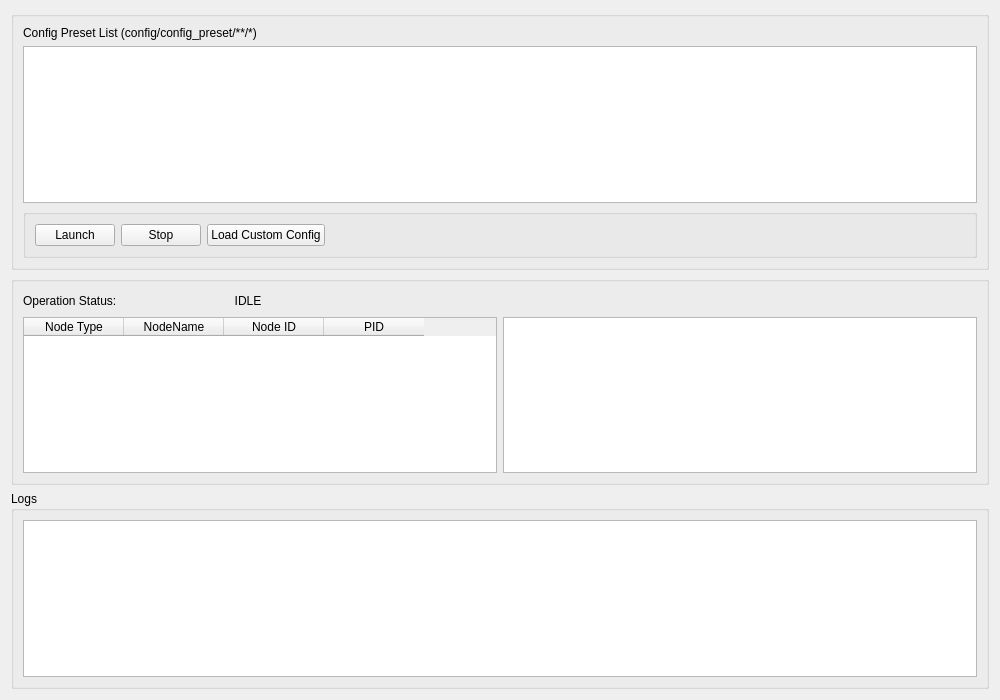
<?xml version="1.0" encoding="UTF-8"?>
<ui version="4.0">
 <class>MonitorTab</class>
 <widget class="QWidget" name="MonitorTab">
  <property name="geometry">
   <rect>
    <x>0</x>
    <y>0</y>
    <width>1000</width>
    <height>700</height>
   </rect>
  </property>
  <layout class="QVBoxLayout" name="verticalLayout">
   <item>
    <widget class="QGroupBox" name="configGroup">
     <property name="sizePolicy">
      <sizepolicy hsizetype="Preferred" vsizetype="Preferred">
       <horstretch>0</horstretch>
       <verstretch>0</verstretch>
      </sizepolicy>
     </property>
     <layout class="QVBoxLayout" name="controlGroup">
      <item>
       <widget class="QLabel" name="label">
        <property name="font">
         <font>
          <bold>false</bold>
         </font>
        </property>
        <property name="text">
         <string>Config Preset List (config/config_preset/**/*)</string>
        </property>
       </widget>
      </item>
      <item>
       <widget class="QListView" name="config_preset_listView">
        <property name="sizePolicy">
         <sizepolicy hsizetype="Expanding" vsizetype="MinimumExpanding">
          <horstretch>0</horstretch>
          <verstretch>0</verstretch>
         </sizepolicy>
        </property>
        <property name="minimumSize">
         <size>
          <width>0</width>
          <height>100</height>
         </size>
        </property>
       </widget>
      </item>
      <item>
       <widget class="QGroupBox" name="buttonGroup">
        <property name="title">
         <string/>
        </property>
        <layout class="QHBoxLayout" name="controlLayout">
         <item>
          <widget class="QPushButton" name="launchButton">
           <property name="text">
            <string>Launch</string>
           </property>
          </widget>
         </item>
         <item>
          <widget class="QPushButton" name="stopButton">
           <property name="text">
            <string>Stop</string>
           </property>
          </widget>
         </item>
         <item>
          <widget class="QPushButton" name="pushButton">
           <property name="text">
            <string>Load Custom Config</string>
           </property>
          </widget>
         </item>
         <item>
          <spacer name="controlSpacer">
           <property name="orientation">
            <enum>Qt::Orientation::Horizontal</enum>
           </property>
           <property name="sizeHint" stdset="0">
            <size>
             <width>40</width>
             <height>20</height>
            </size>
           </property>
          </spacer>
         </item>
        </layout>
       </widget>
      </item>
     </layout>
    </widget>
   </item>
   <item>
    <widget class="QGroupBox" name="nodesGroup">
     <property name="sizePolicy">
      <sizepolicy hsizetype="Preferred" vsizetype="Preferred">
       <horstretch>0</horstretch>
       <verstretch>0</verstretch>
      </sizepolicy>
     </property>
     <property name="title">
      <string/>
     </property>
     <layout class="QVBoxLayout" name="nodesLayout">
      <item>
       <layout class="QHBoxLayout" name="node_status_horizontalLayout">
        <item>
         <widget class="QLabel" name="label_2">
          <property name="text">
           <string>Operation Status:</string>
          </property>
         </widget>
        </item>
        <item>
         <widget class="QLabel" name="statusLabel">
          <property name="sizePolicy">
           <sizepolicy hsizetype="Minimum" vsizetype="Preferred">
            <horstretch>0</horstretch>
            <verstretch>0</verstretch>
           </sizepolicy>
          </property>
          <property name="minimumSize">
           <size>
            <width>250</width>
            <height>0</height>
           </size>
          </property>
          <property name="cursor">
           <cursorShape>ArrowCursor</cursorShape>
          </property>
          <property name="styleSheet">
           <string notr="true"/>
          </property>
          <property name="text">
           <string>IDLE</string>
          </property>
          <property name="alignment">
           <set>Qt::AlignmentFlag::AlignCenter</set>
          </property>
         </widget>
        </item>
        <item>
         <spacer name="horizontalSpacer">
          <property name="orientation">
           <enum>Qt::Orientation::Horizontal</enum>
          </property>
          <property name="sizeHint" stdset="0">
           <size>
            <width>40</width>
            <height>20</height>
           </size>
          </property>
         </spacer>
        </item>
       </layout>
      </item>
      <item>
       <layout class="QHBoxLayout" name="horizontalLayout">
        <item>
         <widget class="QTableWidget" name="nodeTable">
          <column>
           <property name="text">
            <string>Node Type</string>
           </property>
          </column>
          <column>
           <property name="text">
            <string>NodeName</string>
           </property>
          </column>
          <column>
           <property name="text">
            <string>Node ID</string>
           </property>
          </column>
          <column>
           <property name="text">
            <string>PID</string>
           </property>
          </column>
         </widget>
        </item>
        <item>
         <widget class="QTreeView" name="topicTree"/>
        </item>
       </layout>
      </item>
     </layout>
    </widget>
   </item>
   <item>
    <widget class="QGroupBox" name="logsGroup">
     <property name="title">
      <string>Logs</string>
     </property>
     <layout class="QVBoxLayout" name="logsLayout">
      <item>
       <widget class="QTextEdit" name="logTextEdit">
        <property name="readOnly">
         <bool>true</bool>
        </property>
       </widget>
      </item>
     </layout>
    </widget>
   </item>
  </layout>
 </widget>
 <resources/>
 <connections/>
</ui>
